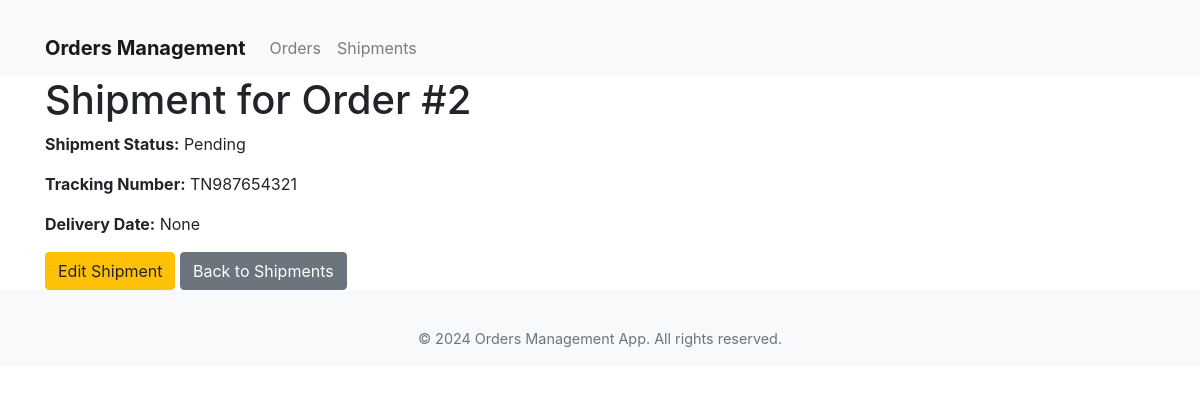
The page /orders/2/shipment/ on the database its author committed.
### orders/models.py (models this page shows, shortened)
class Shipment(models.Model):
    STATUS_CHOICES = [
        ('Pending', 'Pending'),
        ('In Transit', 'In Transit'),
        ('Delivered', 'Delivered'),
    ]
    order = models.ForeignKey(Order, on_delete=models.CASCADE)
    shipment_date = models.DateTimeField(auto_now_add=True)
    delivery_date = models.DateTimeField(null=True, blank=True)
    shipment_status = models.CharField(max_length=20, choices=STATUS_CHOICES, default='Pending')
    tracking_number = models.CharField(max_length=255, blank=True)

class Order(models.Model):
    STATUS_CHOICES = [
        ('Pending', 'Pending'),
        ('Shipped', 'Shipped'),
        ('Completed', 'Completed'),
    ]
    customer = models.ForeignKey(Customer, on_delete=models.CASCADE)
    order_date = models.DateTimeField(auto_now_add=True)
    order_status = models.CharField(max_length=10, choices=STATUS_CHOICES, default='Pending')
    total_amount = models.DecimalField(max_digits=10, decimal_places=2, default=0)

### orders/views.py (the view)
# urls.py: path('<int:order_id>/shipment/', views.shipment_detail, name='shipment_detail'),
def shipment_detail(request, order_id):
    shipment = get_object_or_404(Shipment, order__id=order_id)
    return render(request, 'orders/shipment_detail.html', {'shipment': shipment})

### orders/templates/orders/shipment_detail.html (shortened to what this page needs)
{% extends 'orders/layout.html' %}
{% block content %}
<h1>Shipment for Order #{{ shipment.order.id }}</h1>
<p><strong>Shipment Status:</strong> {{ shipment.shipment_status }}</p>
<p><strong>Tracking Number:</strong> {{ shipment.tracking_number }}</p>
<p><strong>Delivery Date:</strong> {{ shipment.delivery_date }}</p>
<a href="{% url 'orders:shipment_update' shipment.id %}" class="btn btn-warning">Edit Shipment</a>
<a href="{% url 'orders:shipment_list' %}" class="btn btn-secondary">Back to Shipments</a>
{% endblock %}

### orders/templates/orders/layout.html (style rules this page uses)
body { padding-top: 56px; }

### rows shown on the page
Shipment: order.id "2", shipment_status "Pending", tracking_number "TN987654321", delivery_date "None"
